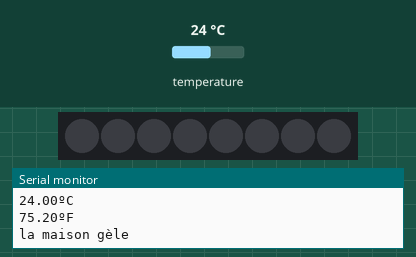
Recording of a sketch running on a simulated ESP32. Parts: 8 RGB LEDs in strip order, left to right, the last lines printed to the serial monitor. The inputs (shaded band) are chosen by the test bench; at power-on: temperature 24 °C. Dim RGB values are drawn brighter than linear; WiFi joins after 1.5 s; servers stay silent unless stated.

Above: at 7.1 s.
7.2 s: temperature set to 28.1 °C
15.7 s: temperature set to 29 °C
At 24.1 s:
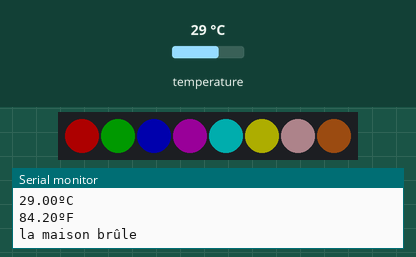
24.2 s: temperature set to 12 °C
At 32.6 s:
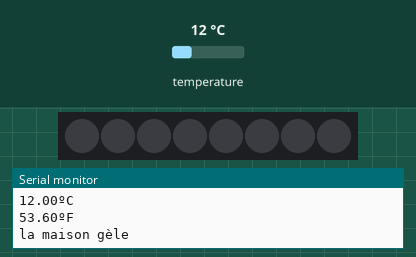
32.7 s: temperature set to 33 °C
At 41.9 s:
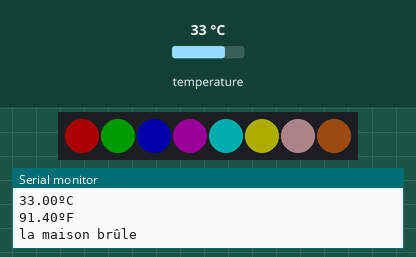
Timing chart, 0 to 42.2 s (numbered marks = the images above; inputs shaded):
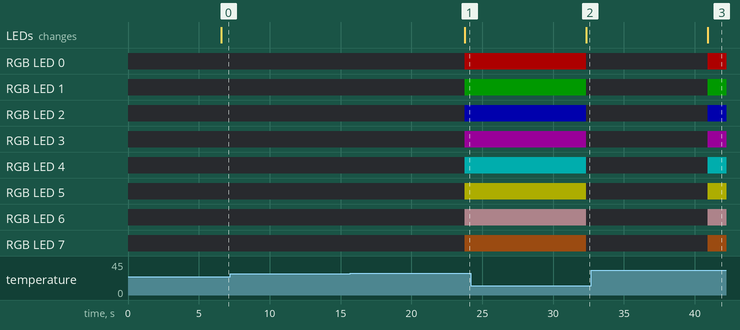

Measured:
- the behaviour switches between 28.4 and 28.5 °C on temperature (found by bisection; images 0 and 1)
- after the input at 15.7 s, RGB LED 0: off → RGB(50, 0, 0) after 8.0 s; RGB LED 1: off → RGB(0, 25, 0) after 8.0 s; RGB LED 2: off → RGB(0, 0, 50) after 8.0 s; RGB LED 3: off → RGB(25, 0, 25) after 8.0 s; RGB LED 4: off → RGB(0, 50, 50) after 8.0 s; the LEDs: change after 8.0 s (image 1)
- after the input at 24.2 s, RGB LED 0: RGB(50, 0, 0) → off after 8.1 s; RGB LED 1: RGB(0, 25, 0) → off after 8.1 s; RGB LED 2: RGB(0, 0, 50) → off after 8.1 s; RGB LED 3: RGB(25, 0, 25) → off after 8.1 s; RGB LED 4: RGB(0, 50, 50) → off after 8.1 s; the LEDs: change after 8.1 s (image 2)
- after the input at 32.7 s, RGB LED 0: off → RGB(50, 0, 0) after 8.2 s; RGB LED 1: off → RGB(0, 25, 0) after 8.2 s; RGB LED 2: off → RGB(0, 0, 50) after 8.2 s; RGB LED 3: off → RGB(25, 0, 25) after 8.2 s; RGB LED 4: off → RGB(0, 50, 50) after 8.2 s; the LEDs: change after 8.2 s (image 3)

The sketch:

temperature.ino
```cpp
// Inclure les bibliothèques
#include <DallasTemperature.h>
#include <ThingSpeak.h>
#include <WiFi.h>
#include <FastLED.h>


// Connecter le DS18B20 sur le pin 4
const int busOneWire = 4;


// Instancier le OneWire
OneWire monOneWire(busOneWire);

// Connecter nos capteurs sur le bus
DallasTemperature sensors(&monOneWire);


// Variable integer qui détient le nombre de LEDs
const int nbLeds = 8;

// Variable integer qui contient les données de la pin
const int pinData = 22;

// Variable stockant le strip qui contient les LEDs
CRGB monStrip[nbLeds];


// Configurer les variables Wi-Fi
char* ssid = "cm-public";
const char* password = "sansfil3800";

//Configurer les variables ThingSpeak
char server[] = "api.thingspeak.com";
String writeAPIKey = "UB3X8WOBJQ8F0ZF7";//clé nécessaire


void setup()
{
  // Initialiser le débit de communication à 115200 bauds
  Serial.begin(115200);

  // Initialiser les capteurs
  sensors.begin();

  // Construire le strip
  FastLED.addLeds<NEOPIXEL, pinData>(monStrip, nbLeds);

  // Se connecter au Wi-Fi
  connectWiFi();
}

void loop()
{
  // Récolter les températures en degrés Celcius
  sensors.requestTemperatures();


  // Stocker la température en Celsius dans une variable
  float temperatureC = sensors.getTempCByIndex(0);

  // Afficher la température en Celsius dans le moniteur série
  Serial.print(temperatureC);
  Serial.println("ºC");


  // Stocker la température en Farenheit dans une variable
  float temperatureF = sensors.getTempFByIndex(0);

  // Afficher la température en Farenheit dans le moniteur série
  Serial.print(temperatureF);
  Serial.println("ºF");


  // Envoyer une requête http de la température en Celsius
  httpRequest(temperatureC);

  // Envoyer une requête http de la température en Farenheit
  httpRequest(temperatureF);


  // Régler l'intensité des lumières LED
  FastLED.setBrightness(50);


  // Si la température en Celsius est plus haute ou égale à 28 degrés et demi,
  if (temperatureC >= 28.5)
  {
    // Envoyer un message au moniteur série
    Serial.print("la maison brûle");
    Serial.println("");


    // Mettre la couleur rouge dans la première LED
    monStrip[0] = CRGB::Red;

    // Mettre la couleur verte dans la deuxième LED
    monStrip[1] = CRGB::Green;

    // Mettre la couleur bleu dans la troisième LED
    monStrip[2] = CRGB::Blue;

    // Mettre la couleur mauve dans la quatrième LED
    monStrip[3] = CRGB::Purple;

    // Mettre la couleur aqua dans la cinquième LED
    monStrip[4] = CRGB::Aqua;

    // Mettre la couleur jaune dans la sixième LED
    monStrip[5] = CRGB::Yellow;

    // Mettre la couleur rose dans la septième LED
    monStrip[6] = CRGB::Pink;

    // Mettre la couleur brune dans la huitième LED
    monStrip[7] = CRGB::SaddleBrown;
  }

  // Sinon,
  else
  {
    // Envoyer un message au moniteur série
    Serial.print("la maison gèle");
    Serial.println("");


    // Pour chaque LED du strip,
    for (int i = 0; i < nbLeds; i++)
    {
      // Désactiver la LED
      monStrip[i] = CRGB::Black;
    }
  }

  // Afficher la lumière des LEDs
  FastLED.show();

  // Exécuter un délai de 5000 millisecondes
  delay(5000);
}

void connectWiFi()
{
  // Tant que le Wi-Fi n'est pas connecté,
  while (WiFi.status() != WL_CONNECTED)
  {
    // Démarrer l'échantillonnage des variables Wi-Fi
    WiFi.begin(ssid, password);

    // Exécuter un délai de 3000 millisecondes
    delay(3000);
  }

  // Si le Wi-Fi est connecté,
  // Envoyer un message de connexion dans le moniteur série
  Serial.println("Connected");
}

void httpRequest(float field1Data)
{
  // Variable WiFiClient
  WiFiClient client;

  // Si le client n'est pas connecté au serveur,
  if (!client.connect(server, 80))
  {
    // Écrire un message d'échec dans le moniteur série
    Serial.println("Connexion a échoué");

    // Arrêter les actions du client
    client.stop();

    return;
  }

  // Sinon,
  else
  {
    // Créer une variable de type String pour y mettre la valeur du champ
    String data = "field1=" + String(field1Data) ;

    // Si le client est connecté au serveur à l'aide du port 80,
    if (client.connect(server, 80))
    {
      // Envoyer les données à ThingSpeak
      client.println("POST /update HTTP/1.1");
      client.println("Host: api.thingspeak.com");
      client.println("Connection: close");
      client.println("User-Agent: ESP32WiFi/1.1");
      client.println("X-THINGSPEAKAPIKEY: " + writeAPIKey);
      client.println("Content-Type: application/x-www-form-urlencoded");
      client.print("Content-Length: ");
      client.print(data.length());
      client.print("\n\n");
      client.print(data);

      // Exécuter un délai de 1000 millisecondes pour limiter les sorties
      delay(1000);
    }
  }

  // Arrêter les actions du client
  client.stop();
}
```
